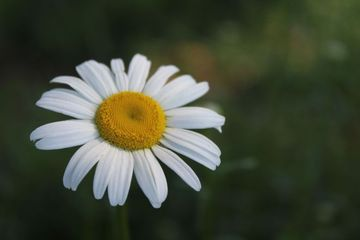
#> input picture Assignment 1 Input Images/Question 1/5.jpg, 360 x 240 px, found by its file name; the run also reads 1 picture not shown here
$ python M23CSA003_qu1.py
#> lines starting #> are read from the running program, lines starting #| are printed output that depends on the picture; after the words box and inside, x2 and y2 are one past the last pixel; in counts of white or black regions, pixels touching at a corner belong together
# %%
#!pip install gif2numpy

# %%
import numpy as np
import cv2 as cv
import matplotlib.pyplot as plt
import os
from tqdm import tqdm
import gif2numpy


# %%
class Custom_CV:
    @staticmethod
    def padding(img, kernelsize, mode="reflect"):
        # padding
        padx = kernelsize[0] - 1
        pady = kernelsize[1] - 1
        padded_img = np.zeros((img.shape[0] + padx, img.shape[1] + pady))
        padded_img[
            padx // 2 : img.shape[0] + padx // 2, pady // 2 : img.shape[1] + pady // 2
        ] = img

        if mode == "reflect":
            if pady > 0:
                padded_img[:, 0 : pady // 2] = padded_img[:, slice(pady // 2, 0, -1)]
                padded_img[:, -pady // 2 :] = padded_img[
                    :, slice(-pady // 2 - 1, -1, 1)
                ]

            if padx > 0:
                padded_img[0 : padx // 2, :] = padded_img[slice(padx // 2, 0, -1), :]
                padded_img[-padx // 2 :, :] = padded_img[
                    slice(-padx // 2 - 1, -1, 1), :
                ]
        elif mode == "zero":
            pass
        return padded_img

    @staticmethod
    def apply_convolution(img, kernel):
        kernelsize_x, kernelsize_y = kernel.shape
        image_height, image_width = img.shape
        padded_img = Custom_CV.padding(img, kernel.shape)
        conv_img = np.zeros_like(img)

        # convolution
        for i in range(kernelsize_x):
            for j in range(kernelsize_y):
                conv_img += (
                    padded_img[i : image_height + i, j : image_width + j] * kernel[i, j]
                )
        return conv_img

    @staticmethod
    def sobel(img, dir):
        if dir == "x":
            # mn complexity
            # kernel = np.array([[-1,0,1],[-2,0,2],[-1,0,1]])
            # seperate kernels => m+n complexity
            kernelx = np.array([[-1, 0, 1]])
            kernely = np.array([[1], [2], [1]])
        else:
            # kernel = np.array([[1,2,1],[0,0,0],[-1,-2,-1]])
            kernelx = np.array([[1, 2, 1]])
            kernely = np.array([[1], [0], [-1]])

        convx = Custom_CV.apply_convolution(img, kernelx)
        convxy = Custom_CV.apply_convolution(convx, kernely)
        return convxy

    @staticmethod
    def gaussian_blur(img, ksize, sigma):
        if sigma == 0:
            sigma = 0.3 * ((ksize - 1) * 0.5 - 1) + 0.8
        kernelx = np.zeros((ksize,))
        for i in range(ksize):
            kernelx[i] = np.exp(-((i - 1) ** 2) / (2 * sigma**2))
        kernelx = kernelx.reshape(1, -1)
        kernely = kernelx.reshape(-1, 1)
        convx = Custom_CV.apply_convolution(img, kernelx)
        convxy = Custom_CV.apply_convolution(convx, kernely)
        return convxy

    def non_max_suppression(dst, kernelsize):
        padded_dst = Custom_CV.padding(dst, kernelsize)
        for i in range(dst.shape[0]):
            for j in range(dst.shape[1]):
                if dst[i, j] != np.max(
                    padded_dst[i : i + kernelsize[0], j : j + kernelsize[1]]
                ):
                    dst[i, j] = 0
        return dst

    @staticmethod
    def harris_corners(gray, sobelxx, sobelyy, sobelxy, block_size, k=0.04):
        dist = np.zeros_like(gray, dtype=float)

        pad = block_size // 2
        padded_sobelxx = Custom_CV.padding(
            sobelxx, (block_size, block_size), mode="zero"
        )
        padded_sobelyy = Custom_CV.padding(
            sobelyy, (block_size, block_size), mode="zero"
        )
        padded_sobelxy = Custom_CV.padding(
            sobelxy, (block_size, block_size), mode="zero"
        )
        slice_ = lambda x: slice(x - pad, x + pad + 1)

        for xpixel in tqdm(range(pad, gray.shape[0] + pad)):
            for ypixel in range(pad, gray.shape[1] + pad):
                slice_x = slice_(xpixel)
                slice_y = slice_(ypixel)
                M = np.array(
                    [
                        [
                            np.sum(padded_sobelxx[slice_x, slice_y]),
                            np.sum(padded_sobelxy[slice_x, slice_y]),
                        ],
                        [
                            np.sum(padded_sobelxy[slice_x, slice_y]),
                            np.sum(padded_sobelyy[slice_x, slice_y]),
                        ],
                    ]
                )

                det_M = np.linalg.det(M)
                trace_M = np.trace(M)
                R = det_M - k * (trace_M**2)
                dist[xpixel - pad, ypixel - pad] = R

        dist = Custom_CV.non_max_suppression(dist, (3, 3))
        return dist

    def HarrisCornerDetector(self, img_dir, block_size, k=0.04, ksize=3, imshow=False):
        img = cv.imread(img_dir)
        gray = cv.cvtColor(img, cv.COLOR_BGR2GRAY)
        gray = np.float32(gray)
        sobelx = Custom_CV.sobel(gray, "x")
        sobely = Custom_CV.sobel(gray, "y")
        sobelxy = sobelx * sobely
        sobelxx = sobelx**2
        sobelyy = sobely**2
        sobelxx = Custom_CV.gaussian_blur(sobelxx, ksize, 0)
        sobelyy = Custom_CV.gaussian_blur(sobelyy, ksize, 0)
        sobelxy = Custom_CV.gaussian_blur(sobelxy, ksize, 0)

        dst = Custom_CV.harris_corners(gray, sobelxx, sobelyy, sobelxy, block_size, k)
        threshold = np.where(dst > 0.01 * dst.max())
        [
            cv.circle(img, (i, j), 2, (0, 0, 255), -1)
            for j, i in zip(threshold[0], threshold[1])
        ]

        if imshow:
            img = cv.cvtColor(img, cv.COLOR_BGR2RGB)
            plt.imshow(img)
        return img, dst


# %%


def openCV_HarrisCornerDetector(image_dir):

    img = cv.imread(image_dir)
    gray = cv.cvtColor(img, cv.COLOR_BGR2GRAY)
    gray = np.float32(gray)
    dst = cv.cornerHarris(gray, 2, 3, 0.04)
    img[dst > 0.01 * dst.max()] = [0, 0, 255]
    return img, dst


def Compare_Harris_opencv(imagefolder_dir):
    images_dir = os.listdir(imagefolder_dir)
    for file in images_dir:
        fname = os.path.join(imagefolder_dir, file)
        if fname.endswith(".gif"):
            continue
        img = cv.imread(fname)
        image_opencv, dst_opencv = openCV_HarrisCornerDetector(
            os.path.join(imagefolder_dir, file)
        )
        image_custom, dst_custom = Custom_CV().HarrisCornerDetector(
            os.path.join(imagefolder_dir, file), 2, 0.04, 3
        )
        image_opencv = cv.cvtColor(image_opencv, cv.COLOR_BGR2RGB)
        image_custom = cv.cvtColor(image_custom, cv.COLOR_BGR2RGB)
        img = cv.cvtColor(img, cv.COLOR_BGR2RGB)
        fig, ax = plt.subplots(1, 3, figsize=(15, 15))
        ax[0].imshow(img)
        ax[0].set_title("Original Image")
        ax[1].imshow(image_opencv)
        ax[1].set_title("OpenCV Harris Corner")
        ax[2].imshow(image_custom)
        ax[2].set_title("Custom Harris Corner")
        plt.show()
        # break


# %%
f_name1 = r"Assignment 1 Input Images\Question 1\5.jpg"
f_name2 = "./Assignment 1 Input Images/Question 1/2.jpeg"

Custom_CV().HarrisCornerDetector(f_name1, 2, 0.04, 3, imshow=True)
#> in HarrisCornerDetector, img is the input picture: shape (240, 360, 3); mean B, G, R 56.3, 73.3, 67.1
#> in HarrisCornerDetector, `gray = cv.cvtColor(img, cv.COLOR_BGR2GRAY)`:
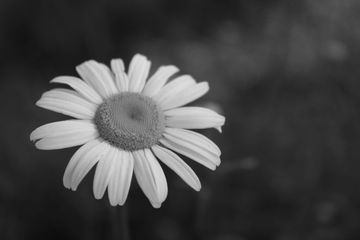
#> gray: shape (240, 360); min 11, max 224, mean 69.5
#> in padding (call 2), `padded_img[0 : padx // 2, :] = padded_img[slice(padx // 2, 0, -1), :]`: padded_img: shape (242, 360) float64; min -187, max 142, mean 0.1
#> in padding (call 2), `padded_img[-padx // 2 :, :] = padded_img[ slice(-padx // 2 - 1, -1, 1)..`: padded_img: shape (242, 360) float64; min -187, max 142, mean 0.1
#> after the loop in apply_convolution (call 3), `for i in range(kernelsize_x):`:
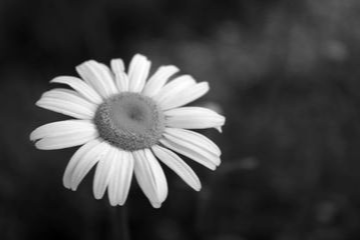
#> conv_img: shape (240, 360) float32; min 48, max 883, mean 277.9; drawn with min black and max white
#> after the loop in apply_convolution (call 4), `for i in range(kernelsize_x):`:
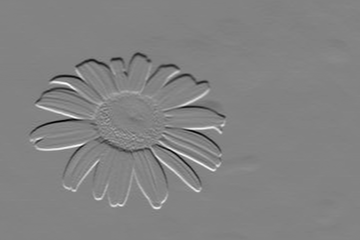
#> conv_img: shape (240, 360) float32; min -625, max 593, mean 0.4; drawn with min black and max white
#> in padding (call 5), `padded_img[:, 0 : pady // 2] = padded_img[:, slice(pady // 2, 0, -1)]`: padded_img: shape (240, 362) float64; min 0, max 514089, mean 2935.7
#> in padding (call 5), `padded_img[:, -pady // 2 :] = padded_img[ :, slice(-pady // 2 - 1, -1,..`: padded_img: shape (240, 362) float64; min 0, max 514089, mean 2935.7
#> in padding (call 7), `padded_img[:, 0 : pady // 2] = padded_img[:, slice(pady // 2, 0, -1)]`: padded_img: shape (240, 362) float64; min 0, max 390625, mean 3624.1
#> in padding (call 7), `padded_img[:, -pady // 2 :] = padded_img[ :, slice(-pady // 2 - 1, -1,..`: padded_img: shape (240, 362) float64; min 0, max 390625, mean 3624.2
#> in padding (call 8), `padded_img[0 : padx // 2, :] = padded_img[slice(padx // 2, 0, -1), :]`:
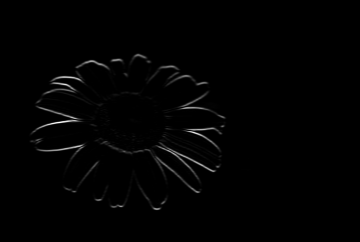
#> padded_img: shape (242, 360) float64; min 0, max 735872.6, mean 6923.4; drawn with min black and max white
#> in padding (call 8), `padded_img[-padx // 2 :, :] = padded_img[ slice(-padx // 2 - 1, -1, 1)..`: padded_img: shape (242, 360) float64; 0.28% of pixels changed, all inside (x1, y1, x2, y2) = (0, 241, 360, 242)
#> after the loop in apply_convolution (call 8), `for i in range(kernelsize_x):`:
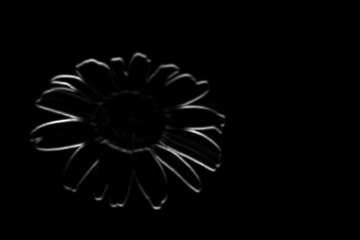
#> conv_img: shape (240, 360) float32; min 0, max 892842.5, mean 13373.4; drawn with min black and max white
#> in padding (call 9), `padded_img[:, 0 : pady // 2] = padded_img[:, slice(pady // 2, 0, -1)]`: padded_img: shape (240, 362) float64; min -185752, max 241056, mean 481.5
#> in padding (call 9), `padded_img[:, -pady // 2 :] = padded_img[ :, slice(-pady // 2 - 1, -1,..`: padded_img: shape (240, 362) float64; min -185752, max 241056, mean 481.5
#> in padding (call 10), `padded_img[0 : padx // 2, :] = padded_img[slice(padx // 2, 0, -1), :]`:
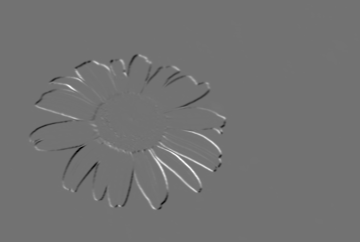
#> padded_img: shape (242, 360) float64; min -270646, max 329817.5, mean 919.9; drawn with min black and max white
#> after the loop in harris_corners, `for xpixel in tqdm(range(pad, gray.shape[0] + pad)):`:
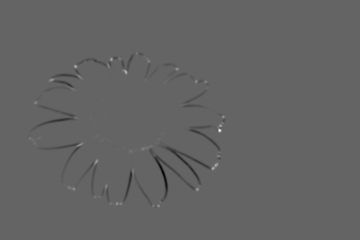
#> dist: shape (240, 360) float64; min -2.74e+12, max 4.22e+12, mean -1.38e+10; drawn with min black and max white
#> in HarrisCornerDetector, `threshold = np.where(dst > 0.01 * dst.max())`: threshold = 82 positions, rows 53 to 205, columns 30 to 223
Custom_CV().HarrisCornerDetector(f_name2, 2, 0.04, 3, True)
